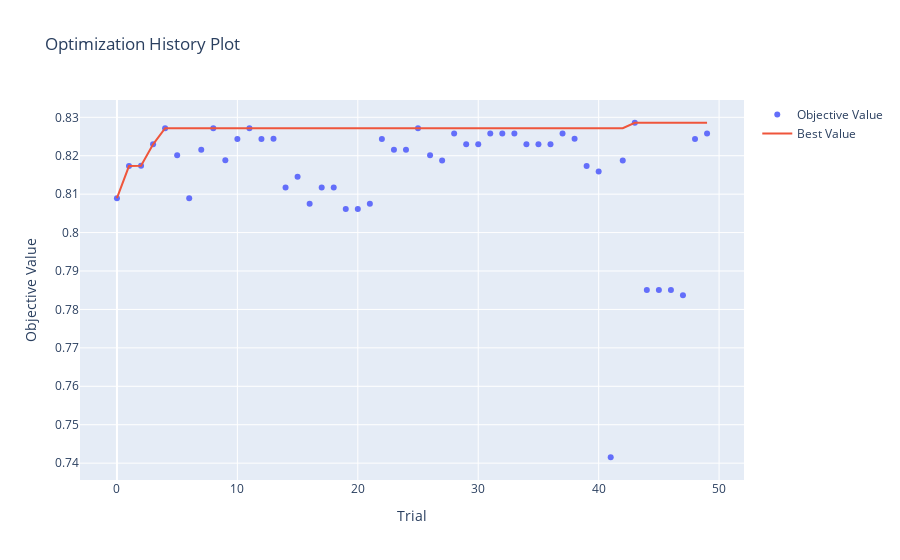

Notebook code for this chart:
### Code cell
# + optuna 특징 중 하나가 시각화!!!!!!
# ==> 테스트한 결과들에 대한 시각적인 정보!!! plotly기본
optuna.visualization.plot_optimization_history(rf_study)
